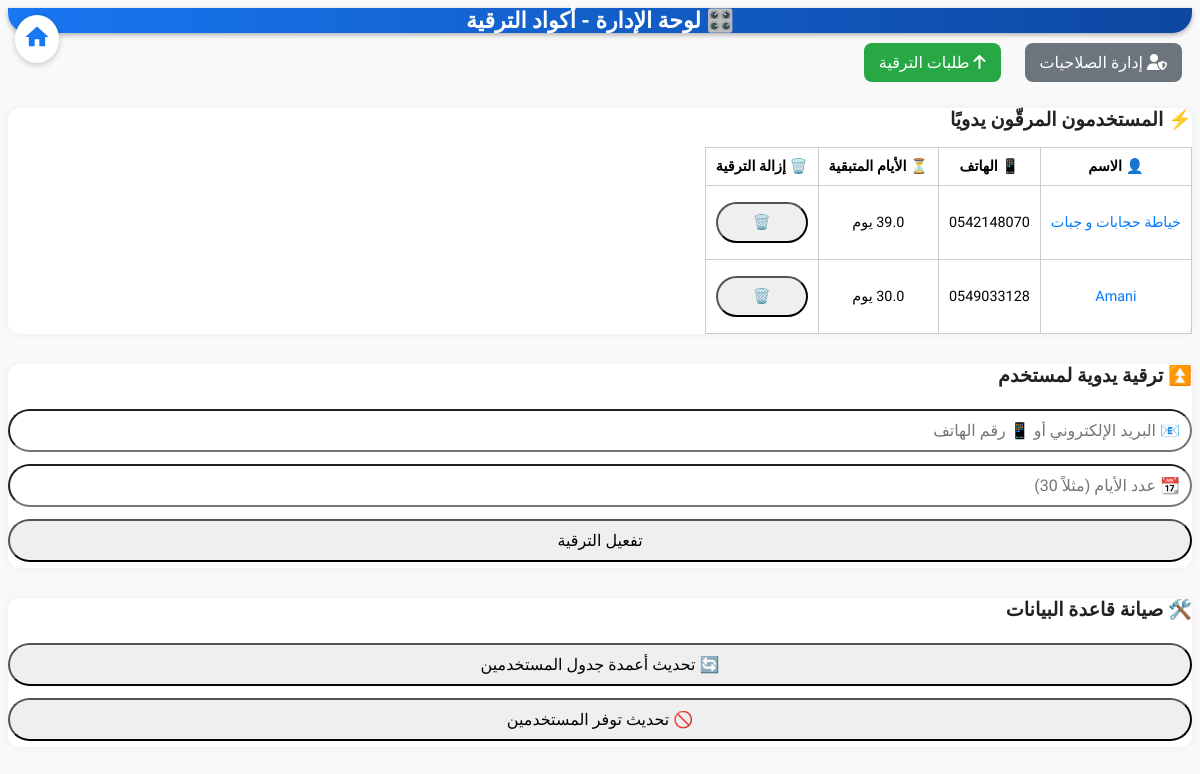
Page /admin (signed in) on the earlier database version.
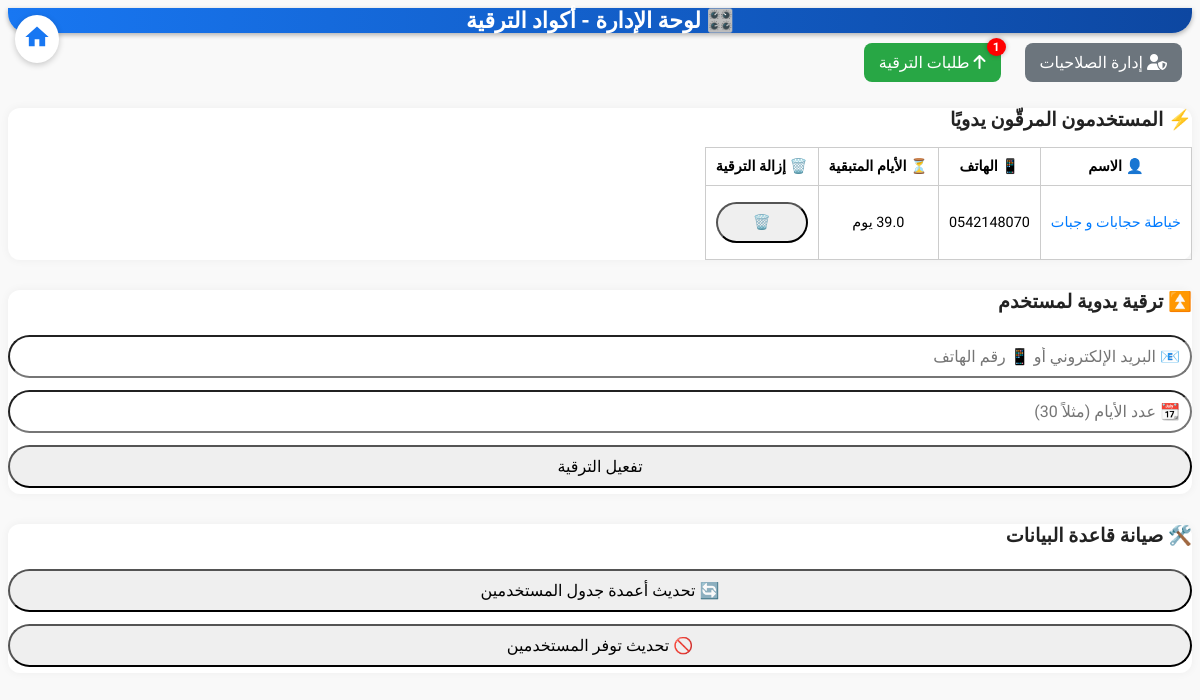
Same page on the later database version.
### tables this page shows
CREATE TABLE users (
    id INTEGER PRIMARY KEY AUTOINCREMENT,
    name TEXT NOT NULL,
    phone TEXT UNIQUE NOT NULL,
    email TEXT UNIQUE NOT NULL,
    password TEXT NOT NULL,
    wilaya TEXT NOT NULL,
    baladiya TEXT,
    service_type TEXT NOT NULL,
    description TEXT,
    image_path TEXT,
    is_available INTEGER DEFAULT 0 CHECK(is_available IN (0, 1)),
    date_registered DATETIME DEFAULT CURRENT_TIMESTAMP,
    verification_token TEXT,
    reset_token TEXT,
    is_verified INTEGER DEFAULT 0 CHECK(is_verified IN (0, 1)),

    -- ✅ الجنس
    gender TEXT DEFAULT 'غير محدد' CHECK(gender IN ('ذكر', 'أنثى', 'غير محدد')),

    -- ✅ عرض رقم الهاتف
    show_phone INTEGER DEFAULT 1 CHECK(show_phone IN (0, 1)),

    -- خصائص الترقية
    is_upgraded INTEGER DEFAULT 0 CHECK(is_upgraded IN (0, 1)),
    upgrade_date DATETIME,
    upgrade_duration_days INTEGER DEFAULT 0,
    upgrade_code TEXT,
    is_banned INTEGER DEFAULT 0 CHECK(is_banned IN (0, 1)),

    -- صلاحية الوصول
    role TEXT DEFAULT 'user' CHECK(role IN ('admin', 'editor', 'user')),

    -- مفتاح تسجيل الدخول الخاص بالأدمن
    admin_login_key TEXT
, is_superadmin INTEGER DEFAULT 0 CHECK(is_superadmin IN (0, 1)), payment_proof_path TEXT, payment_note TEXT);

### app.py (the view)
@app.route('/admin')
def admin_panel():
    role = session.get('role')
    if session.get('role') != 'admin':
        flash("🚫 فقط المشرف (admin) يمكنه تنفيذ هذا الإجراء", "danger")
        return redirect(url_for('home'))
    upgraded_users = get_upgraded_users()
    manual_users = get_manual_upgraded_users()
    all_codes = get_all_upgrade_codes()
    conn = sqlite3.connect('database/db.sqlite')
    cursor = conn.cursor()
    cursor.execute("SELECT name, phone, email, role FROM users WHERE role != 'user'")
    non_user_roles = [
        {'name': r[0], 'phone': r[1], 'email': r[2], 'role': r[3]} for r in cursor.fetchall()
    ]
    cursor.execute("SELECT email, name, phone FROM users WHERE is_banned = 1")
    banned_users = cursor.fetchall()
    cursor.execute("SELECT COUNT(*) FROM pending_payments")
    new_requests_count = cursor.fetchone()[0]
    conn.close()
    return render_template(
        'admin.html',
        upgraded_users=upgraded_users,
        manual_users=manual_users,
        all_codes=all_codes,
        banned_users=banned_users,
        non_user_roles=non_user_roles,
        new_requests_count=new_requests_count  # ✅ ضروري تمريره هنا
    )

### upgrade.py (called while the page is built)
def get_upgraded_users():
    conn = sqlite3.connect(DB_PATH)
    cursor = conn.cursor()
    cursor.execute('''
        SELECT name, email, phone, upgrade_code, upgrade_date, upgrade_duration_days
        FROM users
        WHERE is_upgraded = 1 AND upgrade_code IS NOT NULL
    ''')
    users = []
    for name, email, phone, code, upgrade_date_str, duration in cursor.fetchall():
        if upgrade_date_str and duration:
            try:
                upgrade_dt = datetime.strptime(upgrade_date_str, "%Y-%m-%d %H:%M:%S.%f")
            except ValueError:
                upgrade_dt = datetime.strptime(upgrade_date_str, "%Y-%m-%d %H:%M:%S")
            remaining_days = (upgrade_dt + timedelta(days=duration) - datetime.utcnow()).days
        else:
            remaining_days = None
        users.append((name, email, phone, code, remaining_days))
    conn.close()
    return users

### templates/admin.html (shortened to what this page needs)
<!DOCTYPE html>
<html lang="ar" dir="rtl">
<head>
  <link rel="stylesheet" href="https://cdnjs.cloudflare.com/ajax/libs/font-awesome/6.5.0/css/all.min.css">
</head>
<body>
<a href="{{ url_for('home') }}" class="home-button" aria-label="العودة إلى الصفحة الرئيسية">
    <svg xmlns="http://www.w3.org/2000/svg" fill="#1877f2" viewBox="0 0 24 24" width="28" height="28">
      <path d="M10 20v-6h4v6h5v-8h3L12 3 2 12h3v8z"/>
    </svg>
  </a>
<div class =" header" >🎛️ لوحة الإدارة - أكواد الترقية
</div>
<a href="{{ url_for('manage_roles') }}"
   title="إدارة الصلاحيات"
   style="display: inline-block; margin: 10px; padding: 10px 15px; background-color: #6c757d; color: white; border-radius: 8px; text-decoration: none;">
  <i class="fas fa-user-shield"></i> إدارة الصلاحيات
</a>
<a href="{{ url_for('admin_upgrade_requests') }}"
   title="طلبات الترقية"
   style="display: inline-block; margin: 10px; padding: 10px 15px; background-color: #28a745; color: white; border-radius: 8px; text-decoration: none; position: relative;">
  <i class="fas fa-arrow-up"></i> طلبات الترقية
  {% if new_requests_count > 0 %}
    <span class="badge">{{ new_requests_count }}</span>
  {% endif %}
</a>
<div class="section">
  <h2>⚡ المستخدمون المرقّون يدويًا</h2>
  <table>
    <thead>
      <tr>
        <th>👤 الاسم</th>
        <th>📱 الهاتف</th>
        <th>⏳ الأيام المتبقية</th>
        <th>🗑️ إزالة الترقية</th>
      </tr>
    </thead>
    <tbody>
    {% for user in manual_users %}
      <tr>
        <td>
          <a href="{{ url_for('public_profile', user_id=user.id) }}"
             style="color: #007bff; text-decoration: none;"
             title="عرض الملف الشخصي">
            {{ user.name }}
          </a>
        </td>
        <td>{{ user.phone }}</td>
        <td>{{ user.days_remaining }} يوم</td>
        <td>
          <form method="POST" action="{{ url_for('remove_manual_upgrade') }}"
                onsubmit="return confirm('⚠️ هل أنت متأكد من أنك تريد إزالة الترقية للمستخدم {{ user.email }}؟');">
            <button type="submit">🗑️</button>
          </form>
        </td>
      </tr>
    {% endfor %}
    </tbody>
  </table>
</div>
<div class="section">
  <h2>⏫ ترقية يدوية لمستخدم</h2>
  <form method="POST" action="{{ url_for('manual_upgrade') }}">
    <input type="text" name="identifier" placeholder="📧 البريد الإلكتروني أو 📱 رقم الهاتف" required>
    <input type="number" name="days" placeholder="📆 عدد الأيام (مثلاً 30)" min="1" required>
    <button type="submit">تفعيل الترقية</button>
  </form>
</div>
<div class="section">
  <h2>🛠️ صيانة قاعدة البيانات</h2>
  <form method="POST" action="{{ url_for('update_columns') }}">
    <button type="submit">🔄 تحديث أعمدة جدول المستخدمين</button>
  </form>
  <form method="POST" action="{{ url_for('update_availability') }}">
    <button type="submit">🚫 تحديث توفر المستخدمين</button>
  </form>
</div>
</body>
</html>

Differences in the rows shown:
no longer on this page (row edited): users: name "Amani", phone "0549033128", days_remaining "30.0"
Other differences:
{{ new_requests_count }}: (not shown) → "1"
